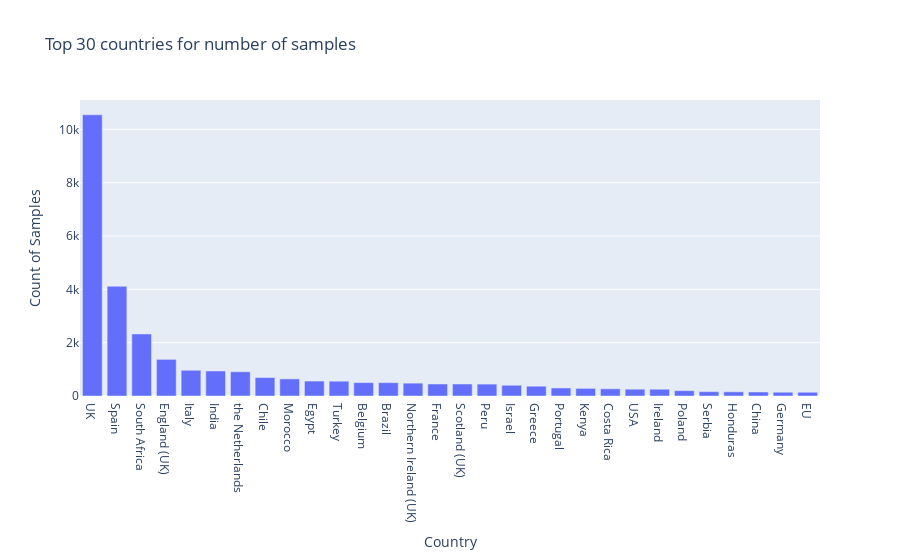

The notebook cell this image was saved under:
### Code cell
fig = px.bar(a,
              x='country',
              y='samples',
              title='Top 30 countries for number of samples')
fig.update_layout(
    yaxis_title="Count of Samples",
    xaxis_title="Country",
)

fig.show()

### Figure 1 — Plotly figure (JSON) as saved in the notebook; plotly's stock layout.template omitted (floating-point values rounded to 4 significant figures)
{"data": [{"alignmentgroup": "True", "hovertemplate": "country=%{x}<br>samples=%{y}<extra></extra>", "legendgroup": "", "marker": {"color": "#636efa", "pattern": {"shape": ""}}, "name": "", "offsetgroup": "", "orientation": "v", "showlegend": false, "textposition": "auto", "type": "bar", "x": ["UK", "Spain", "South Africa", "England (UK)", "Italy", "India", "the Netherlands", "Chile", "Morocco", "Egypt", "Turkey", "Belgium", "Brazil", "Northern Ireland (UK)", "France", "Scotland (UK)", "Peru", "Israel", "Greece", "Portugal", "Kenya", "Costa Rica", "USA", "Ireland", "Poland", "Serbia", "Honduras", "China", "Germany", "EU"], "xaxis": "x", "y": [10547, 4117, 2327, 1374, 965, 938, 909, 693, 641, 560, 555, 502, 500, 482, 450, 450, 446, 403, 367, 301, 285, 270, 255, 254, 200, 163, 157, 151, 142, 140], "yaxis": "y"}], "layout": {"barmode": "relative", "legend": {"tracegroupgap": 0}, "title": {"text": "Top 30 countries for number of samples"}, "xaxis": {"anchor": "y", "domain": [0, 1], "title": {"text": "Country"}}, "yaxis": {"anchor": "x", "domain": [0, 1], "title": {"text": "Count of Samples"}}}}
